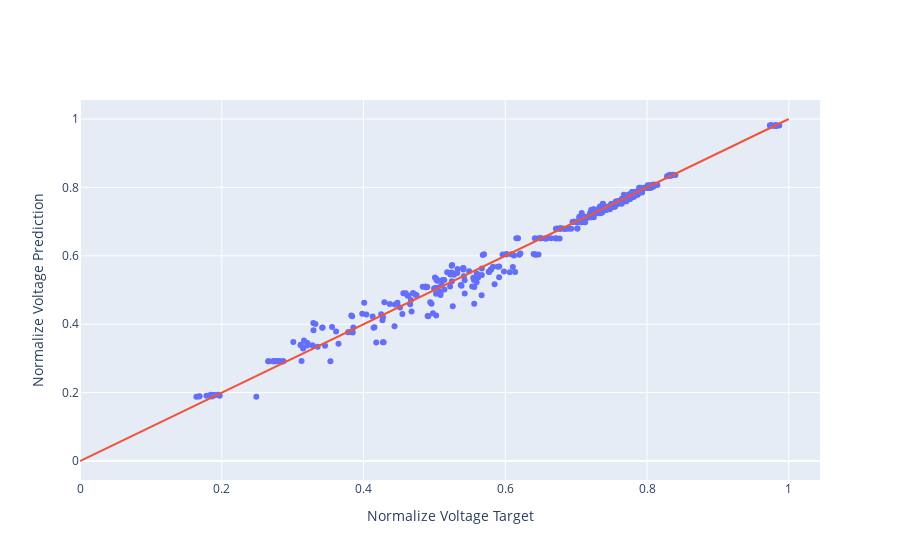

Here is the notebook cell this chart was saved with:
### Markdown cell above
## Parity Plots

### Code cell
skip = 1000
yhat = model.predict(datasets['X_test'])
y_test = datasets['y_test']
fig = go.Figure()
fig.add_trace(go.Scatter(x = y_test[:, :y_test.shape[-1]//2].flatten()[::skip],
                         y= yhat[:, :y_test.shape[-1]//2].flatten()[::skip], mode="markers", showlegend=False))
fig.add_trace(go.Scatter(x = [0,1], y=[0,1], mode="lines", showlegend=False))
fig.update_xaxes(title='Normalize Voltage Target')
fig.update_yaxes(title='Normalize Voltage Prediction')

### Figure 1 — Plotly figure (JSON) as saved in the notebook; plotly's stock layout.template omitted (floating-point values rounded to 4 significant figures; data arrays with more than 128 entries replaced by an {"elided": "..."} marker saying what was removed)
{"data": [{"mode": "markers", "showlegend": false, "type": "scatter", "x": {"elided": "395 float values"}, "y": {"elided": "395 float values"}}, {"mode": "lines", "showlegend": false, "type": "scatter", "x": [0, 1], "y": [0, 1]}], "layout": {"autosize": true, "xaxis": {"autorange": true, "range": [0, 1.041], "title": {"text": "Normalize Voltage Target"}, "type": "linear"}, "yaxis": {"autorange": true, "range": [-0.05585, 1.061], "title": {"text": "Normalize Voltage Prediction"}, "type": "linear"}}}
